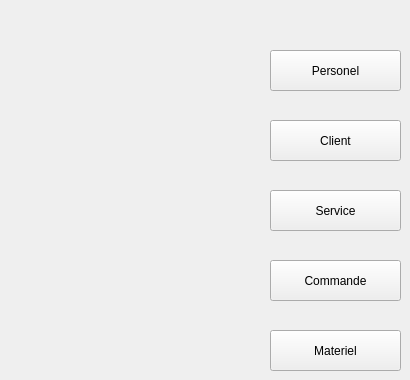
    <widget class="QWidget" name="page">
     <widget class="QPushButton" name="pushButton_personel">
      <property name="geometry">
       <rect>
        <x>270</x>
        <y>50</y>
        <width>131</width>
        <height>41</height>
       </rect>
      </property>
      <property name="text">
       <string>Personel</string>
      </property>
     </widget>
     <widget class="QPushButton" name="pushButton_client">
      <property name="geometry">
       <rect>
        <x>270</x>
        <y>120</y>
        <width>131</width>
        <height>41</height>
       </rect>
      </property>
      <property name="text">
       <string>Client</string>
      </property>
     </widget>
     <widget class="QPushButton" name="pushButton_3">
      <property name="geometry">
       <rect>
        <x>270</x>
        <y>190</y>
        <width>131</width>
        <height>41</height>
       </rect>
      </property>
      <property name="text">
       <string>Service</string>
      </property>
     </widget>
     <widget class="QPushButton" name="pushButton_4">
      <property name="geometry">
       <rect>
        <x>270</x>
        <y>260</y>
        <width>131</width>
        <height>41</height>
       </rect>
      </property>
      <property name="text">
       <string>Commande</string>
      </property>
     </widget>
     <widget class="QPushButton" name="pushButton_5">
      <property name="geometry">
       <rect>
        <x>270</x>
        <y>330</y>
        <width>131</width>
        <height>41</height>
       </rect>
      </property>
      <property name="text">
       <string>Materiel</string>
      </property>
     </widget>
    </widget>
